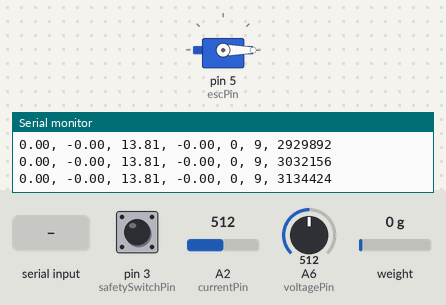
Bench run of a sketch on a simulated Arduino Nano, built with avr-gcc and run on an emulated ATmega328P. Shown: servo, the last lines printed to the serial monitor. The inputs (shaded band) are chosen by the test bench; at power-on: pin 3 (safetySwitchPin) LOW, A2 (currentPin) = 512, A6 (voltagePin) = 512, weight on the scale 0 g.

Above: at 3.2 s.
3.3 s: "1,90,45\n" received over Serial
At 3.62 s:
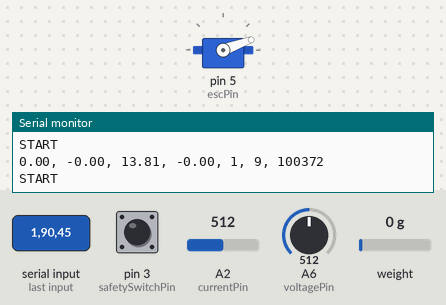
5.1 s: pin 3 (safetySwitchPin) pulled HIGH for 0.15 s
6.7 s: A2 (currentPin) set to 900
Timing chart, 0 to 9.7 s (numbered marks = the images above; inputs shaded):
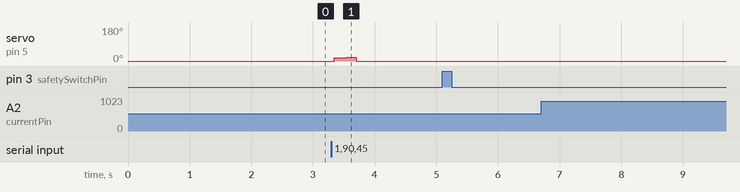

The sketch:

thrust_sweep.ino
```cpp
#include <HX711.h>
#include <Servo.h>

HX711 scale;
Servo esc;

int escPin = 5;
int minPulse = 900;
int minThrottle = 1000;
int maxThrottle = 2000;

int currentPin = A2;
int adcCountOffset = 0;
// 5 V per 10 bit ADC count divided by 15 mV per amp from sensor datasheet
float ampsPerADCCount = -(5.0f/1024.0f) / 0.015f;

int voltagePin = A6;
float voltsPerADCCount = (5.0f/1024.0f)*(1.0f/(1.0f/5.7f))*(23.84f/24.60f);

int safetySwitchPin = 3;

const int current_limit = 50;
const int current_limit_frame_period = 100;
int current_limit_frame_position = 0;
unsigned long current_limit_accumulator = 0;

// In microseconds per percent
const unsigned long ramp_speed = 1000000 / 5;
// In microseconds
const unsigned long ramp_pause_at_full_throttle = 1000000;
unsigned long ramp_start_time = 0;

void setup() {
  Serial.begin(250000);
  Serial.setTimeout(50);

  pinMode(safetySwitchPin, INPUT);

  // Attach the the servo to the correct pin and set the pulse range
  esc.attach(escPin, minPulse, maxThrottle);
  // Write a minimum value (most ESCs require this correct startup)
  esc.writeMicroseconds(minPulse);

  // Initialize the scale
  scale.begin(A4, A5);
  // Constant derived from calibration, includes factor of the disadvantged lever
  scale.set_scale(310556.71);
  // Zero the scale
  scale.tare();

  int current_sensor_calibration_runs = 100;
  uint32_t adc_counts = 0;
  // Calibrate the current sensor
  for(int i = 0; i < current_sensor_calibration_runs; i++) {
    adc_counts +=  analogRead(currentPin);
    delay(10);
  }
  adcCountOffset = adc_counts / current_sensor_calibration_runs;
}

int throttle = 0;
uint32_t lastUpdate = 0;
bool ramp = false;
void loop() {

  if(digitalRead(safetySwitchPin)) {
    esc.writeMicroseconds(minPulse);
    throttle = 0;
    ramp = false;
    Serial.println("STOP SAFETY");
    if(Serial.available() > 0) {
      Serial.parseInt();
    }
  }
  else if (current_limit_frame_position == current_limit_frame_period
           && current_limit_accumulator / current_limit_frame_period > current_limit) {
    esc.writeMicroseconds(minPulse);
    throttle = 0;
    ramp = false;
    Serial.println("STOP CURRENT LIMIT");
    Serial.print("Current limit exceeded limit: "); Serial.print(current_limit);
    Serial.print(" Average over frame: "); Serial.println(current_limit_accumulator / current_limit_frame_period);
    delay(2000);
  }
  else {
    // Get throttle from the serial port
    if (Serial.available() > 0) {
      // Read the new throttle value
      int raw = Serial.parseInt();
      int command = constrain(raw, 0, 100);

      if(command == 0)
      {
        esc.writeMicroseconds(minPulse);
        ramp = false;
        Serial.println("STOP COMMANDED");
        throttle = 0;
      }
      else
      {
        Serial.println("START");
        ramp = true;
        ramp_start_time = micros();
      }
    }
  }

  if(ramp) {
    static long last_timestamp = 0;
    if (throttle < 100 && micros() - last_timestamp > ramp_speed) {
      throttle++;
      last_timestamp = micros();
    }

    if(throttle == 100 && micros() - last_timestamp > ramp_pause_at_full_throttle){
      throttle = 0;
      ramp = false;
      Serial.println("STOP");
      esc.writeMicroseconds(minPulse);
    }
    else
    {
        throttle = constrain(throttle, 0, 100);
        int micro_seconds = (((float)throttle / 100.0f) * (maxThrottle - minThrottle)) + minThrottle;
        esc.writeMicroseconds(micro_seconds);
    }
  }

  float thrust = scale.get_units(1);
  unsigned long scale_measurement_stamp = micros();

  int analog_sensor_average = 3;
  unsigned int ADCCountsCurrent = 0;
  unsigned int ADCCountsVolts = 0;
  for(int i = 0; i < analog_sensor_average; i++) {
    ADCCountsCurrent += analogRead(currentPin);
    ADCCountsVolts += analogRead(voltagePin);
    delayMicroseconds(100);
  }
  int averagedADCCurrent = (ADCCountsCurrent / analog_sensor_average) - adcCountOffset;
  unsigned int averagedADCVolts = ADCCountsVolts / analog_sensor_average;
  float current = (float)averagedADCCurrent * ampsPerADCCount;
  float voltage = (float)averagedADCVolts * voltsPerADCCount;

  current_limit_accumulator += abs(current);
  current_limit_frame_position++;
  if(current_limit_frame_position > current_limit_frame_period) {
    current_limit_frame_position = 0;
    current_limit_accumulator = 0;
  }

  unsigned long deltaT = micros() - lastUpdate;
  float updateRateHz = 1000000.0f/(float)deltaT;
  lastUpdate = micros();

  char buffer[250];
  char thrust_str[15];
  dtostrf(thrust, 3, 2, thrust_str);
  char current_str[15];
  dtostrf(current, 3, 2, current_str);
  char voltage_str[15];
  dtostrf(voltage, 3, 2, voltage_str);
  char wattage_str[15];
  dtostrf(voltage*current, 3, 2, wattage_str);
  //sprintf(buffer, "T: %s \t C: %s \t V: %s \t W: %s \t Thr: %d \t Hz: %d", thrust_str, current_str, voltage_str, wattage_str, throttle, (int)updateRateHz);
  sprintf(buffer, "%s, %s, %s, %s, %d, %d, %ld", thrust_str, current_str, voltage_str, wattage_str, throttle, (int)updateRateHz, scale_measurement_stamp - ramp_start_time);
  Serial.println(buffer);

}
```

Measured:
- after the input at 3.3 s, servo on pin 5 (escPin): 0° → 18° at once, → 20° 0.21 s later, → 0° 0.15 s later
